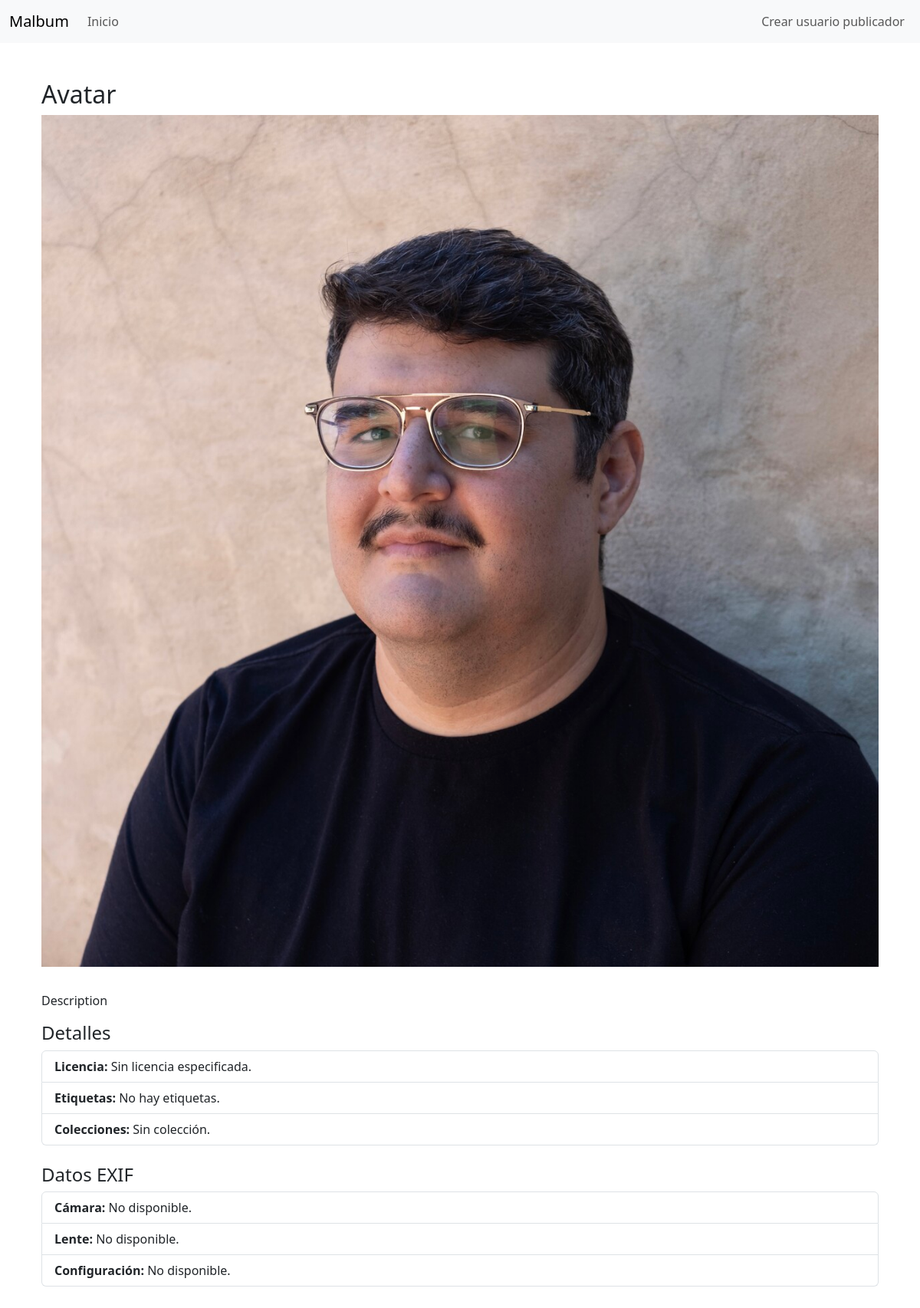
Before: /foto/1/ with the older database file.
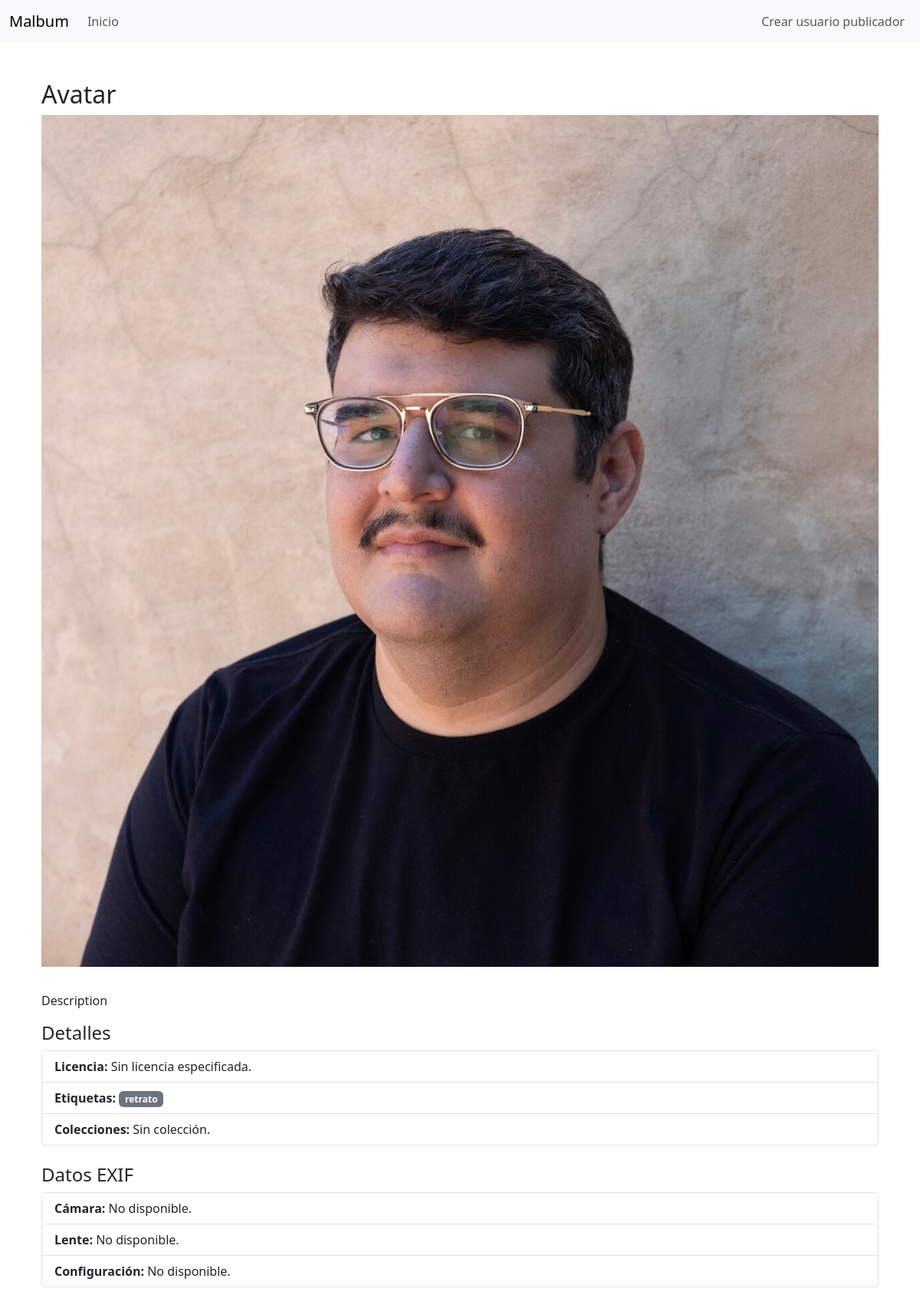
After: the same page with the newer database file.
### malbum/models.py (models this page shows, shortened)
class Foto(models.Model):
  titulo = models.CharField(max_length=255, verbose_name="Título")
  imagen = models.ImageField(upload_to='fotos/', verbose_name="Imagen")
  descripcion = models.TextField(blank=True, verbose_name="Descripción", help_text="Descripción de la imagen")
  fecha_subida = models.DateTimeField(default=timezone.now, verbose_name="Fecha de subida")
  alt_descripcion = models.CharField(max_length=255, blank=True, verbose_name="Descripción alternativa", help_text="Descripción alternativa para lectores de pantalla")
  licencia = models.CharField(max_length=255, blank=True, verbose_name="Licencia", help_text="Detalles sobre la licencia de imagen (ej. Creative Commons, Copyright, etc.)")
  advertencia_contenido = models.BooleanField(default=False, verbose_name="Advertencia de contenido", help_text="Indica si esta imagen debe mostrarse con una advertencia de contenido.")
  camara = models.CharField(max_length=100, blank=True, verbose_name="Cámara")
  lente = models.CharField(max_length=100, blank=True, verbose_name="Lente")
  configuracion = models.CharField(max_length=255, blank=True, verbose_name="Configuración")
  usuario = models.ForeignKey(get_user_model(), on_delete=models.CASCADE, related_name="fotos", verbose_name="Usuario")
  etiquetas = models.ManyToManyField('Etiqueta', blank=True, related_name="fotos", verbose_name="Etiquetas")
  colecciones = models.ManyToManyField('Coleccion', blank=True, related_name="fotos", verbose_name="Colecciones")

class Etiqueta(models.Model):
  nombre = models.CharField(max_length=100, unique=True, verbose_name="Nombre")

### malbum/views.py (the view)
# urls.py: path('foto/<int:id>/', views.detalle_foto, name='detalle_foto'),
def detalle_foto(request, id):
  foto = get_object_or_404(Foto, id=id)
  context = {
      'foto': foto,
      'etiquetas': foto.etiquetas.all() if foto.etiquetas.exists() else None,
      'colecciones': foto.colecciones.all() if foto.colecciones.exists() else None,
      'licencia': foto.licencia
  }
  return render(request, 'detalle_foto.html', {'foto': foto})

### templates/detalle_foto.html (shortened to what this page needs)
{% extends 'base.html' %}
{% block content %}
<div class="container mt-5">
    <h2>{{ foto.titulo }}</h2>
    <div id="foto-container" class="position-relative">
        <img src="{{ foto.imagen.url }}" alt="{{ foto.alt_descripcion }}" class="img-fluid mb-3">
    </div>
    <p class="mt-3">{% if foto.descripcion %}{{ foto.descripcion }}{% else %}Sin descripción{% endif %}</p>
    <h4>Detalles</h4>
    <ul class="list-group">
        <li class="list-group-item">
            <strong>Licencia:</strong> {{ foto.licencia|default:"Sin licencia especificada." }}
        </li>
        <li class="list-group-item">
            <strong>Etiquetas:</strong>
            {% if foto.etiquetas.exists %}
                {% for etiqueta in foto.etiquetas.all %}
                    <span class="badge bg-secondary">{{ etiqueta.nombre }}</span>
                {% endfor %}
            {% else %}
                No hay etiquetas.
            {% endif %}
        </li>
        <li class="list-group-item">
            <strong>Colecciones:</strong>
            {% if foto.colecciones.exists %}
                {% for coleccion in foto.colecciones.all %}
                    <span class="badge bg-primary">{{ coleccion.titulo }}</span>
                {% endfor %}
            {% else %}
                Sin colección.
            {% endif %}
        </li>
    </ul>
    <h4 class="mt-4">Datos EXIF</h4>
    <ul style="margin-bottom: 36px" class="list-group">
        <li class="list-group-item">
            <strong>Cámara:</strong> {{ foto.camara|default:"No disponible." }}
        </li>
        <li class="list-group-item">
            <strong>Lente:</strong> {{ foto.lente|default:"No disponible." }}
        </li>
        <li class="list-group-item">
            <strong>Configuración:</strong> {{ foto.configuracion|default:"No disponible." }}
        </li>
    </ul>
</div>
{% endblock %}

### templates/base.html (shortened to what this page needs)
<!DOCTYPE html>
<html lang="es">
  <head>
    <link
      href="https://cdn.jsdelivr.net/npm/bootstrap@5.3.3/dist/css/bootstrap.min.css"
      rel="stylesheet"
    />
  </head>
  <body>
    <nav class="navbar navbar-expand-lg navbar-light bg-light">
      <div class="container-fluid">
        <a class="navbar-brand" href="{% url 'inicio' %}">Malbum</a>
        <div class="collapse navbar-collapse" id="navbarNav">
          <ul class="navbar-nav me-auto mb-2 mb-lg-0">
            <li class="nav-item">
              <a class="nav-link" href="{% url 'inicio' %}">Inicio</a>
            </li>
          </ul>
          <ul class="navbar-nav ms-auto">
            {% if user.is_authenticated %}
            <li class="nav-item">
              <form
                method="post"
                action="{% url 'cerrarSesion' %}"
                style="display: inline"
              >
                {% csrf_token %}
                <button type="submit" class="btn btn-link nav-link">
                  Cerrar Sesión
                </button>
              </form>
            </li>
            {% else %}
              {% if hay_usuario %}
                <li class="nav-item">
                  <a class="nav-link" href="{% url 'iniciarSesion' %}"
                    >Iniciar Sesión</a
                  >
                </li>
              {% else %}
                <li class="nav-item">
                  <a class="nav-link" href="{% url 'registrarUsuario' %}"
                    >Crear usuario publicador</a
                  >
                </li>
              {% endif %}
            {% endif %}
          </ul>
        </div>
      </div>
    </nav>
    <div class="container mt-4">
      {% block content %}{% endblock %}
    </div>
  </body>
</html>

### templates/detalle_foto.html (style rules this page uses)
#foto-container img { filter: blur(0); transition: filter 0.3s; }

Changed rows visible on the page:
added Etiqueta: nombre "retrato"
Other visible differences:
text no longer shown: "No hay etiquetas."
